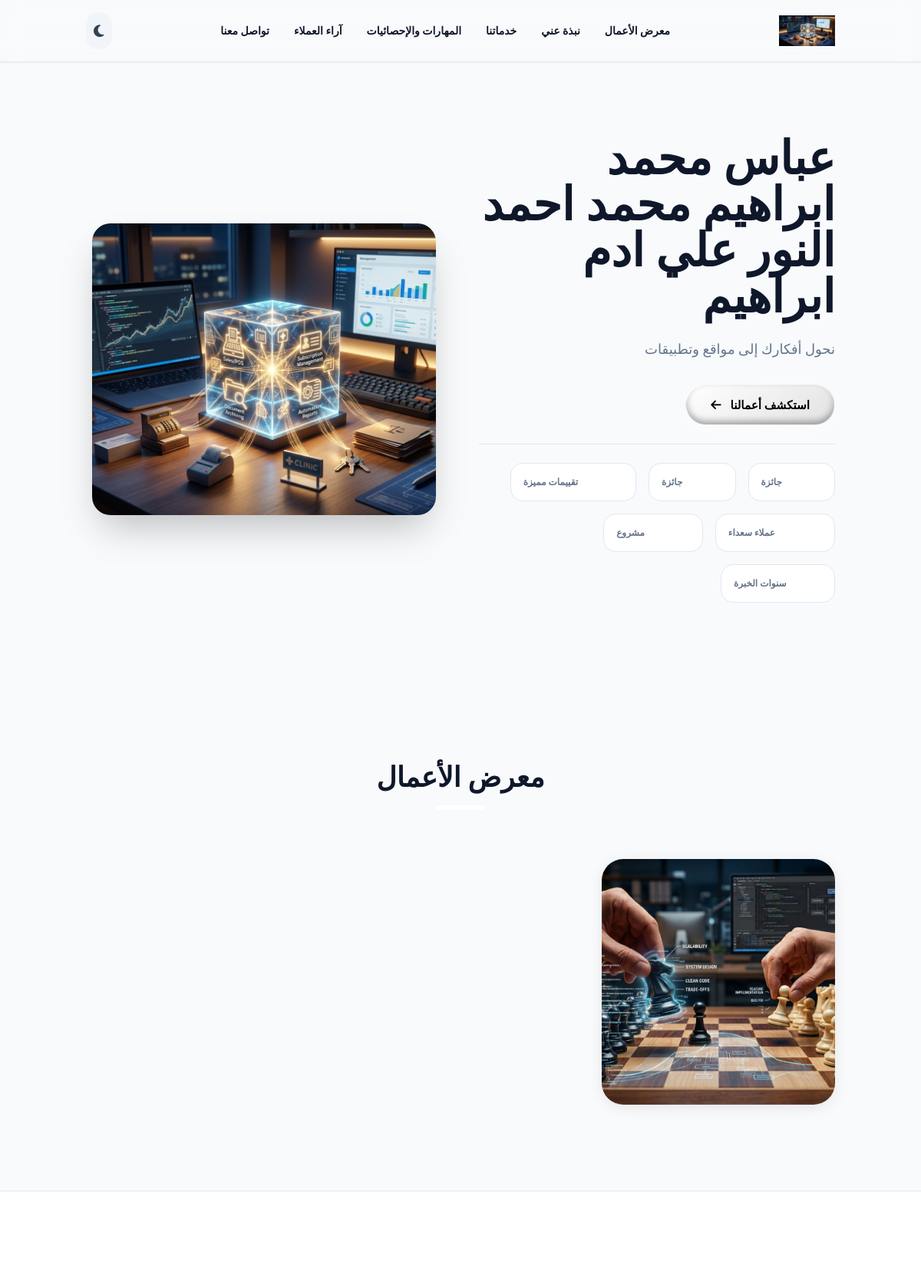
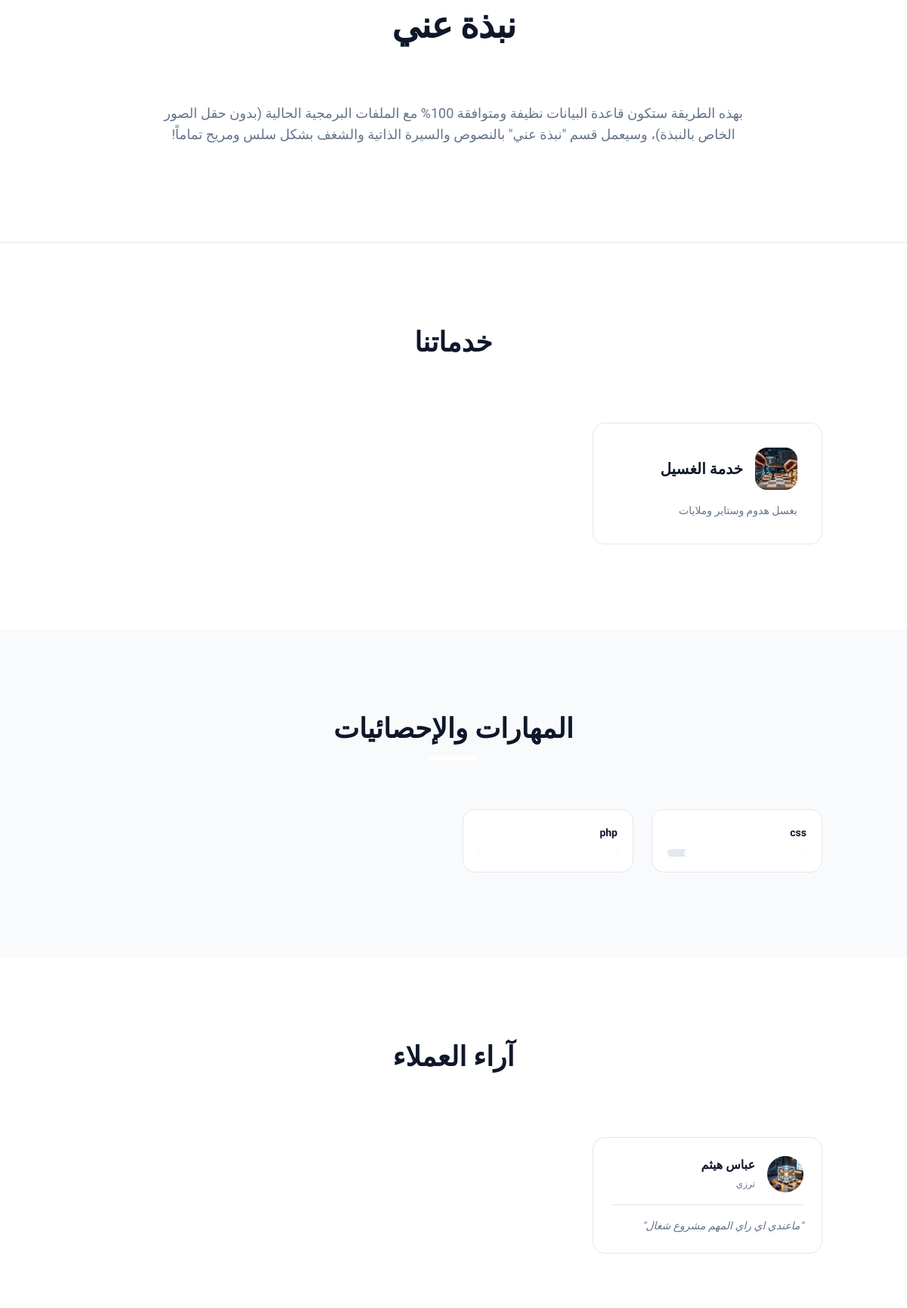
The page / (upper part) on the database its author committed (2 pictures, top to bottom).
### tables this page shows
CREATE TABLE `settings` (
  `id` int(11) NOT NULL,
  `site_title` varchar(255) DEFAULT 'CodeExport',
  `logo_type` varchar(20) DEFAULT 'text',
  `logo_image` varchar(255) DEFAULT '',
  `hero_title` varchar(255) DEFAULT '',
  `hero_desc` text DEFAULT NULL,
  `hero_image` varchar(255) DEFAULT '',
  `primary_color` varchar(50) DEFAULT '#4f46e5',
  `whatsapp` varchar(50) DEFAULT '',
  `linkedin` varchar(255) DEFAULT '',
  `telegram` varchar(255) DEFAULT '',
  `footer_text` varchar(255) DEFAULT 'جميع الحقوق محفوظة',
  `about_title` varchar(255) DEFAULT 'نبذة عني',
  `about_subtitle` varchar(255) DEFAULT 'مطور ويب وشغوف ببناء الحلول الرقمية',
  `about_text` text DEFAULT NULL,
  `btn_style` varchar(50) DEFAULT 'jelly',
  `btn_text_color` varchar(50) DEFAULT '#ffffff',
  `font_family` varchar(100) DEFAULT 'Tajawal',
  `card_theme` varchar(50) DEFAULT 'soft'
);

CREATE TABLE `sections` (
  `id` int(11) NOT NULL,
  `section_key` varchar(100) DEFAULT NULL,
  `section_name` varchar(100) DEFAULT NULL,
  `is_active` tinyint(4) DEFAULT 1,
  `display_order` int(11) DEFAULT NULL
);

CREATE TABLE `stats` (
  `id` int(11) NOT NULL,
  `stat_number` varchar(50) NOT NULL,
  `stat_title` varchar(255) NOT NULL,
  `icon_class` varchar(100) DEFAULT 'fa-solid fa-star'
);

CREATE TABLE `portfolio_items` (
  `id` int(11) NOT NULL,
  `title` varchar(255) NOT NULL,
  `description` text NOT NULL,
  `image` varchar(255) DEFAULT '',
  `project_url` varchar(255) DEFAULT ''
);

CREATE TABLE `services` (
  `id` int(11) NOT NULL,
  `title` varchar(255) NOT NULL,
  `description` text NOT NULL,
  `image` varchar(255) DEFAULT ''
);

CREATE TABLE `skills` (
  `id` int(11) NOT NULL,
  `skill_name` varchar(255) NOT NULL,
  `percentage` int(11) DEFAULT 100
);

CREATE TABLE `testimonials` (
  `id` int(11) NOT NULL,
  `client_name` varchar(100) NOT NULL,
  `client_role` varchar(100) DEFAULT '',
  `client_image` varchar(255) DEFAULT '',
  `feedback` text NOT NULL
);

### index.php (the view, shortened to what this page needs)
<?php
require_once 'db.php';
$settings     = $pdo->query("SELECT * FROM settings WHERE id = 1")->fetch(PDO::FETCH_ASSOC);
$sections     = $pdo->query("SELECT * FROM sections WHERE is_active = 1 ORDER BY display_order ASC")->fetchAll(PDO::FETCH_ASSOC);
$services     = $pdo->query("SELECT * FROM services ORDER BY id DESC")->fetchAll(PDO::FETCH_ASSOC);
$portfolio    = $pdo->query("SELECT * FROM portfolio_items ORDER BY id DESC")->fetchAll(PDO::FETCH_ASSOC);
$testimonials = $pdo->query("SELECT * FROM testimonials ORDER BY id DESC")->fetchAll(PDO::FETCH_ASSOC);
$skills       = $pdo->query("SELECT * FROM skills ORDER BY id DESC")->fetchAll(PDO::FETCH_ASSOC);
$stats        = $pdo->query("SELECT * FROM stats ORDER BY id DESC")->fetchAll(PDO::FETCH_ASSOC);
$btn_style_class = 'btn-style-' . ($settings['btn_style'] ?? 'jelly');
$card_theme_class= 'card-theme-' . ($settings['card_theme'] ?? 'soft');
?>
<!DOCTYPE html>
<html lang="ar" dir="rtl" class="<?php echo $card_theme_class; ?>">
<head>
    <script src="https://cdn.tailwindcss.com"></script>
    <link rel="stylesheet" href="https://cdnjs.cloudflare.com/ajax/libs/font-awesome/6.4.0/css/all.min.css">
    <link rel="stylesheet" href="style.css?v=4.0">
</head>
<body class="bg-[var(--bg-main)] text-[var(--text-main)] antialiased transition-colors duration-300">
    <header class="bg-[var(--bg-card)]/90 backdrop-blur-md shadow-sm sticky top-0 z-50 border-b border-[var(--border-color)]">
        <div class="container mx-auto px-6 py-4 flex justify-between items-center">
            <a href="index.php" class="flex items-center gap-3 text-xl md:text-2xl font-black">
                <?php if (($settings['logo_type'] ?? 'text') === 'image' && !empty($settings['logo_image'])): ?>
                    <img src="uploads/<?php echo htmlspecialchars($settings['logo_image']); ?>" alt="Logo" class="h-10 object-contain">
                <?php else: ?>
                    <span class="dynamic-text"><?php echo htmlspecialchars($settings['site_title'] ?? 'CodeExport'); ?></span>
                <?php endif; ?>
            </a>
            <nav class="hidden md:flex items-center gap-8 font-bold text-sm">
                <?php foreach ($sections as $sec): ?>
                    <?php if ($sec['section_key'] !== 'hero'): ?>
                        <a href="#<?php echo $sec['section_key']; ?>" class="hover:text-[var(--primary-color)] transition"><?php echo htmlspecialchars($sec['section_name']); ?></a>
                    <?php endif; ?>
                <?php endforeach; ?>
            </nav>
            <div class="flex items-center gap-4">
                <button id="theme-toggle" class="p-2.5 rounded-2xl bg-slate-100 dark:bg-slate-800 text-slate-700 dark:text-slate-200 hover:opacity-80 transition">
                    <i class="fa-solid fa-moon dark:hidden text-lg"></i>
                </button>
            </div>
        </div>
    </header>
    <?php foreach ($sections as $sec): ?>
        <?php if ($sec['section_key'] === 'hero'): ?>
            <section id="hero" class="py-16 md:py-24 relative overflow-hidden">
                <div class="container mx-auto px-6">
                    <div class="flex flex-col md:flex-row items-center justify-between gap-12">
                        <div class="md:w-1/2 space-y-6 text-right">
                            <h1 class="text-3xl md:text-5xl lg:text-6xl font-black leading-tight">
                                <?php echo htmlspecialchars($settings['hero_title'] ?? ''); ?>
                            </h1>
                            <p class="text-base md:text-lg text-[var(--text-muted)] leading-relaxed">
                                <?php echo htmlspecialchars($settings['hero_desc'] ?? ''); ?>
                            </p>
                            <div class="pt-2">
                                <a href="#portfolio" class="btn-custom <?php echo $btn_style_class; ?> gap-3 text-sm md:text-base">
                                    <span>استكشف أعمالنا</span>
                                    <i class="fa-solid fa-arrow-left"></i>
                                </a>
                            </div>
                            <?php if (!empty($stats)): ?>
                                <div class="pt-6 flex flex-wrap items-center gap-4 border-t border-[var(--border-color)]">
                                    <?php foreach ($stats as $stat): ?>
                                        <div class="flex items-center gap-3 card-style px-4 py-2.5">
                                            <span class="dynamic-text text-lg"><i class="<?php echo htmlspecialchars($stat['icon_class']); ?>"></i></span>
                                            <div class="flex items-center gap-1.5">
                                                <span class="text-lg font-black dynamic-text"><?php echo htmlspecialchars($stat['stat_number']); ?></span>
                                                <span class="text-xs font-bold text-[var(--text-muted)]"><?php echo htmlspecialchars($stat['stat_title']); ?></span>
                                            </div>
                                        </div>
                                    <?php endforeach; ?>
                                </div>
                            <?php endif; ?>
                        </div>
                        <?php if (!empty($settings['hero_image'])): ?>
                            <div class="md:w-1/2 flex justify-center">
                                <img src="uploads/<?php echo htmlspecialchars($settings['hero_image']); ?>" alt="Hero Image" class="rounded-3xl shadow-2xl max-w-md w-full object-cover h-[300px] md:h-[380px]">
                            </div>
                        <?php endif; ?>
                    </div>
                </div>
            </section>
        <?php elseif ($sec['section_key'] === 'about'): ?>
            <section id="about" class="py-24 md:py-32 bg-[var(--bg-card)] border-y border-[var(--border-color)]">
                <div class="container mx-auto px-6 max-w-4xl text-center space-y-8">
                    <div class="space-y-3">
                        <h2 class="text-3xl md:text-5xl font-black tracking-tight">
                            <?php echo htmlspecialchars($settings['about_title'] ?? 'نبذة عني'); ?>
                        </h2>
                        <div class="w-20 h-1.5 dynamic-bg mx-auto rounded-full"></div>
                    </div>
                    <p class="text-[var(--text-muted)] leading-loose text-base md:text-lg whitespace-pre-line max-w-3xl mx-auto font-medium">
                        <?php echo htmlspecialchars($settings['about_text'] ?? ''); ?>
                    </p>
                </div>
            </section>
        <?php elseif ($sec['section_key'] === 'skills'): ?>
            <section id="skills" class="py-20 md:py-28">
                <div class="container mx-auto px-6">
                    <div class="text-center mb-16">
                        <h2 class="text-2xl md:text-4xl font-black"><?php echo htmlspecialchars($sec['section_name']); ?></h2>
                        <div class="w-16 h-1.5 dynamic-bg mx-auto mt-4 rounded-full"></div>
                    </div>
                    <div class="grid grid-cols-1 sm:grid-cols-2 lg:grid-cols-4 gap-6">
                        <?php foreach ($skills as $skill): ?>
                            <div class="card-style p-5 space-y-3">
                                <div class="flex justify-between items-center font-bold text-sm">
                                    <span class="font-extrabold"><?php echo htmlspecialchars($skill['skill_name']); ?></span>
                                    <span class="dynamic-text font-black"><?php echo (int)$skill['percentage']; ?>%</span>
                                </div>
                                <div class="w-full h-2.5 bg-slate-200 dark:bg-slate-800 rounded-full overflow-hidden">
                                    <div class="h-full dynamic-bg rounded-full transition-all duration-1000" style="width: <?php echo (int)$skill['percentage']; ?>%;"></div>
                                </div>
                            </div>
                        <?php endforeach; ?>
                    </div>
                </div>
            </section>
        <?php elseif ($sec['section_key'] === 'services'): ?>
            <section id="services" class="py-20 md:py-28 bg-[var(--bg-card)]">
                <div class="container mx-auto px-6">
                    <div class="text-center mb-16">
                        <h2 class="text-2xl md:text-4xl font-black"><?php echo htmlspecialchars($sec['section_name']); ?></h2>
                        <div class="w-16 h-1.5 dynamic-bg mx-auto mt-4 rounded-full"></div>
                    </div>
                    <div class="grid grid-cols-1 md:grid-cols-2 lg:grid-cols-3 gap-8">
                        <?php foreach ($services as $srv): ?>
                            <div class="card-style hover-lift p-8 flex flex-col">
                                <div class="flex items-center gap-4 mb-4">
                                    <?php if (!empty($srv['image'])): ?>
                                        <div class="w-14 h-14 rounded-2xl overflow-hidden flex-shrink-0 bg-slate-100 dark:bg-slate-800">
                                            <img src="uploads/<?php echo htmlspecialchars($srv['image']); ?>" alt="Service" class="w-full h-full object-cover">
                                        </div>
                                    <?php endif; ?>
                                    <h3 class="text-xl font-extrabold"><?php echo htmlspecialchars($srv['title']); ?></h3>
                                </div>
                                <p class="text-[var(--text-muted)] text-sm leading-relaxed"><?php echo htmlspecialchars($srv['description']); ?></p>
                            </div>
                        <?php endforeach; ?>
                    </div>
                </div>
            </section>
        <?php elseif ($sec['section_key'] === 'portfolio'): ?>
            <section id="portfolio" class="py-20 md:py-28">
                <div class="container mx-auto px-6">
                    <div class="text-center mb-16">
                        <h2 class="text-2xl md:text-4xl font-black"><?php echo htmlspecialchars($sec['section_name']); ?></h2>
                        <div class="w-16 h-1.5 dynamic-bg mx-auto mt-4 rounded-full"></div>
                    </div>
                    <div class="grid grid-cols-1 md:grid-cols-2 lg:grid-cols-3 gap-8">
                        <?php foreach ($portfolio as $item): ?>
                            <div class="portfolio-card h-80">
                                <?php if (!empty($item['image'])): ?>
                                    <img src="uploads/<?php echo htmlspecialchars($item['image']); ?>" alt="Project" class="w-full h-full object-cover">
                                <?php else: ?>
                                    <div class="w-full h-full bg-slate-800 flex items-center justify-center text-slate-500">بدون صورة</div>
                                <?php endif; ?>
                            </div>
                        <?php endforeach; ?>
                    </div>
                </div>
            </section>
        <?php elseif ($sec['section_key'] === 'testimonials'): ?>
            <section id="testimonials" class="py-20 md:py-28 bg-[var(--bg-card)]">
                <div class="container mx-auto px-6">
                    <div class="text-center mb-16">
                        <h2 class="text-2xl md:text-4xl font-black"><?php echo htmlspecialchars($sec['section_name']); ?></h2>
                        <div class="w-16 h-1.5 dynamic-bg mx-auto mt-4 rounded-full"></div>
                    </div>
                    <div class="grid grid-cols-1 md:grid-cols-2 lg:grid-cols-3 gap-8">
                        <?php foreach ($testimonials as $t): ?>
                            <div class="card-style hover-lift p-6 flex flex-col justify-between">
                                <div class="flex items-center gap-4 border-b border-[var(--border-color)] pb-4 mb-4">
                                    <?php if (!empty($t['client_image'])): ?>
                                        <img src="uploads/<?php echo htmlspecialchars($t['client_image']); ?>" alt="Client" class="w-12 h-12 rounded-full object-cover flex-shrink-0">
                                    <?php else: ?>
                                        <div class="w-12 h-12 rounded-full bg-slate-200 dark:bg-slate-700 flex items-center justify-center font-bold text-slate-500 flex-shrink-0"><i class="fa-solid fa-user"></i></div>
                                    <?php endif; ?>
                                    <div>
                                        <h4 class="font-extrabold text-base"><?php echo htmlspecialchars($t['client_name']); ?></h4>
                                        <span class="text-xs text-[var(--text-muted)] font-medium"><?php echo htmlspecialchars($t['client_role']); ?></span>
                                    </div>
                                </div>
                                <p class="text-[var(--text-muted)] italic text-sm leading-relaxed">"<?php echo htmlspecialchars($t['feedback']); ?>"</p>
                            </div>
                        <?php endforeach; ?>
                    </div>
                </div>
            </section>
        <?php endif; ?>
    <?php endforeach; ?>
</body>
</html>

### rows shown on the page
settings: logo_image (picture), hero_title "عباس محمد ابراهيم محمد احمد النور علي ادم ابراهيم", hero_desc "نحول أفكارك إلى مواقع وتطبيقات", about_title "نبذة عني", about_text "بهذه الطريقة ستكون قاعدة البيانات نظيفة ومتوافقة 100% مع الملفات البرمجية الحالية (بدون حقل الصور الخاص بالنبذة)، وسيعمل قسم \"نبذة عني\" بالنصوص والسيرة الذاتية والشغف بشكل سلس ومريح تماماً!"
sections: section_name "معرض الأعمال"
sections: section_name "نبذة عني"
sections: section_name "خدماتنا"
sections: section_name "المهارات والإحصائيات"
sections: section_name "آراء العملاء"
sections: section_name "تواصل معنا"
sections: settings.hero_image (picture)
stats: stat_title "جائزة"
stats: stat_title "جائزة"
stats: stat_title "تقييمات مميزة"
stats: stat_title "عملاء سعداء"
stats: stat_title "مشروع"
stats: stat_title "سنوات الخبرة"
portfolio_items: image (picture)
services: image (picture), title "خدمة الغسيل", description "بغسل هدوم وستاير وملايات"
skills: skill_name "css", percentage 88 (drawn)
skills: skill_name "php", percentage 100 (drawn)
testimonials: client_image (picture), client_name "عباس هيثم", client_role "ترزي", feedback "ماعندي اي راي المهم مشروع شغال"
